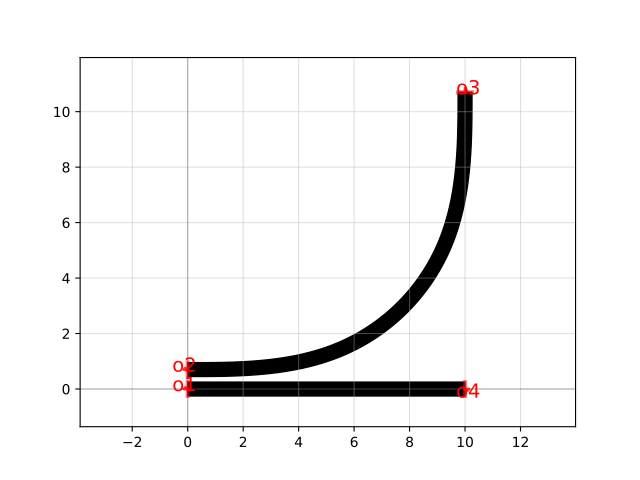

Generate this figure with Python:
import gdsfactory as gf

c = gf.components.coupler90(gap=0.2, radius=10.0)
c.plot()
